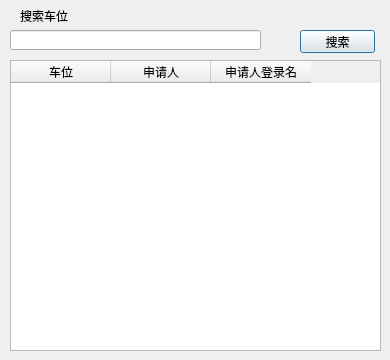
<?xml version="1.0" encoding="UTF-8"?>
<ui version="4.0">
 <class>RentCarDialog</class>
 <widget class="QDialog" name="RentCarDialog">
  <property name="geometry">
   <rect>
    <x>0</x>
    <y>0</y>
    <width>390</width>
    <height>360</height>
   </rect>
  </property>
  <property name="windowTitle">
   <string>车位出租</string>
  </property>
  <widget class="QTableWidget" name="tableApplicate">
   <property name="geometry">
    <rect>
     <x>10</x>
     <y>60</y>
     <width>371</width>
     <height>291</height>
    </rect>
   </property>
   <column>
    <property name="text">
     <string>车位</string>
    </property>
   </column>
   <column>
    <property name="text">
     <string>申请人</string>
    </property>
   </column>
   <column>
    <property name="text">
     <string>申请人登录名</string>
    </property>
   </column>
  </widget>
  <widget class="QLabel" name="txtCar">
   <property name="geometry">
    <rect>
     <x>20</x>
     <y>10</y>
     <width>54</width>
     <height>12</height>
    </rect>
   </property>
   <property name="text">
    <string>搜索车位</string>
   </property>
  </widget>
  <widget class="QLineEdit" name="edtCar">
   <property name="geometry">
    <rect>
     <x>10</x>
     <y>30</y>
     <width>251</width>
     <height>20</height>
    </rect>
   </property>
  </widget>
  <widget class="QPushButton" name="btnSearch">
   <property name="geometry">
    <rect>
     <x>300</x>
     <y>30</y>
     <width>75</width>
     <height>23</height>
    </rect>
   </property>
   <property name="text">
    <string>搜索</string>
   </property>
  </widget>
 </widget>
 <tabstops>
  <tabstop>edtCar</tabstop>
  <tabstop>btnSearch</tabstop>
  <tabstop>tableApplicate</tabstop>
 </tabstops>
 <resources/>
 <connections>
  <connection>
   <sender>btnSearch</sender>
   <signal>clicked()</signal>
   <receiver>RentCarDialog</receiver>
   <slot>search()</slot>
   <hints>
    <hint type="sourcelabel">
     <x>337</x>
     <y>41</y>
    </hint>
    <hint type="destinationlabel">
     <x>194</x>
     <y>179</y>
    </hint>
   </hints>
  </connection>
 </connections>
 <slots>
  <slot>search()</slot>
 </slots>
</ui>
